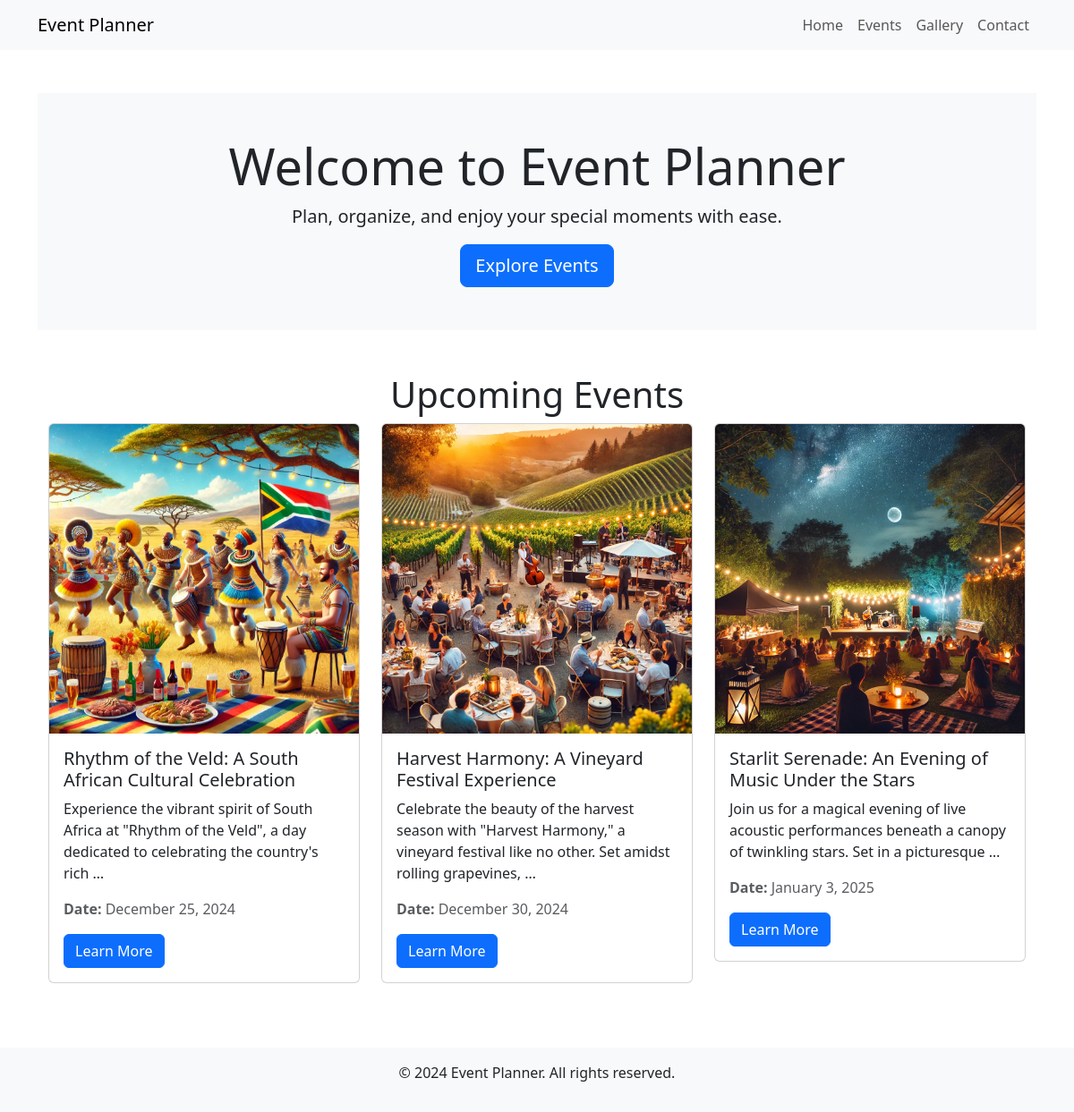
Before: / with the older database file.
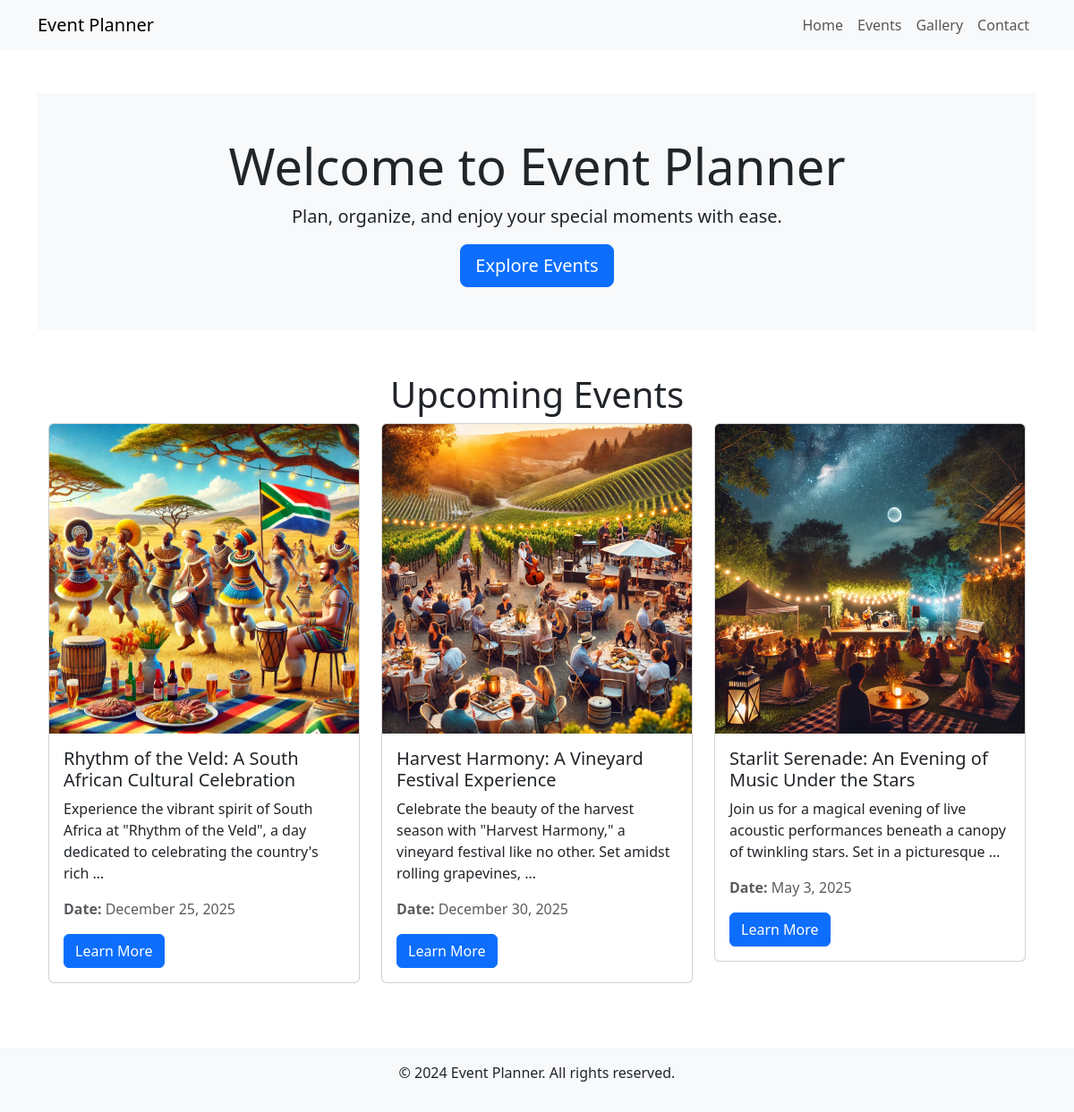
After: the same page with the newer database file.
### events/models.py (models this page shows, shortened)
class Event(models.Model):
    title = models.CharField(max_length=200)  # Event title
    description = models.TextField()  # Detailed description
    date = models.DateField()  # Event date
    time = models.TimeField()  # Event time
    location = models.CharField(max_length=255)  # Event location
    image = models.ImageField(upload_to='uploads/events/')  # Event image
    highlights = models.TextField(blank=True, help_text="Comma-separated highlights of the event.")  # Key highlights

### events/views.py (the view)
# urls.py: 2. Add a URL to urlpatterns:  path('', views.home, name='home')
def home(request):
    events = Event.objects.all()[:3]  # Fetch the latest 3 events
    return render(request, 'events/homepage.html', {'events': events})

### events/templates/events/homepage.html (shortened to what this page needs)
{% extends "events/base.html" %}
{% block content %}
<div class="bg-light text-center py-5">
    <div class="container">
        <h1 class="display-4">Welcome to Event Planner</h1>
        <p class="lead">Plan, organize, and enjoy your special moments with ease.</p>
        <a href="{% url 'event_list' %}" class="btn btn-primary btn-lg">Explore Events</a>
    </div>
</div>
<div class="container my-5">
    <h1 class="text-center">Upcoming Events</h1>
    <div class="row">
        {% for event in events %}
        <div class="col-sm-6 col-md-4 col-lg-4 mb-4">
            <div class="card">
                <img src="{{ event.image.url }}" class="card-img-top" alt="{{ event.title }}">
                <div class="card-body">
                    <h5 class="card-title">{{ event.title }}</h5>
                    <p class="card-text">{{ event.description|truncatewords:20 }}</p>
                    <p class="text-muted"><strong>Date:</strong> {{ event.date|date:"F j, Y" }}</p>
                    <a href="{% url 'event_detail' event.id %}" class="btn btn-primary">Learn More</a>
                </div>
            </div>
        </div>
        {% endfor %}
    </div>
</div>
{% endblock %}

### events/templates/events/base.html (shortened to what this page needs)
<!DOCTYPE html>
<html lang="en">
<head>
    <link href="https://cdn.jsdelivr.net/npm/bootstrap@5.3.2/dist/css/bootstrap.min.css" rel="stylesheet">
    {% load static %}
    <link rel="stylesheet" href="{% static 'css/styles.css' %}">
</head>
<body>
    <nav class="navbar navbar-expand-lg navbar-light bg-light">
        <div class="container">
            <a class="navbar-brand" href="{% url 'home' %}">Event Planner</a>
            <div class="collapse navbar-collapse" id="navbarNav">
                <ul class="navbar-nav ms-auto">
                    <li class="nav-item"><a class="nav-link" href="{% url 'home' %}">Home</a></li>
                    <li class="nav-item"><a class="nav-link" href="{% url 'event_list' %}">Events</a></li>
                    <li class="nav-item"><a class="nav-link" href="#">Gallery</a></li>
                    <li class="nav-item"><a class="nav-link" href="#">Contact</a></li>
                </ul>
            </div>
        </div>
    </nav>
    <div class="container my-5">
        {% block content %}{% endblock %}
    </div>
    <footer class="bg-light text-center py-3">
        <p>&copy; 2024 Event Planner. All rights reserved.</p>
    </footer>
</body>
</html>

Changed rows visible on the page:
changed Event "Rhythm of the Veld: A South African Cultural Celebration": date "December 25, 2024" → "December 25, 2025"
changed Event "Harvest Harmony: A Vineyard Festival Experience": date "December 30, 2024" → "December 30, 2025"
changed Event "Starlit Serenade: An Evening of Music Under the Stars": date "January 3, 2025" → "May 3, 2025"
